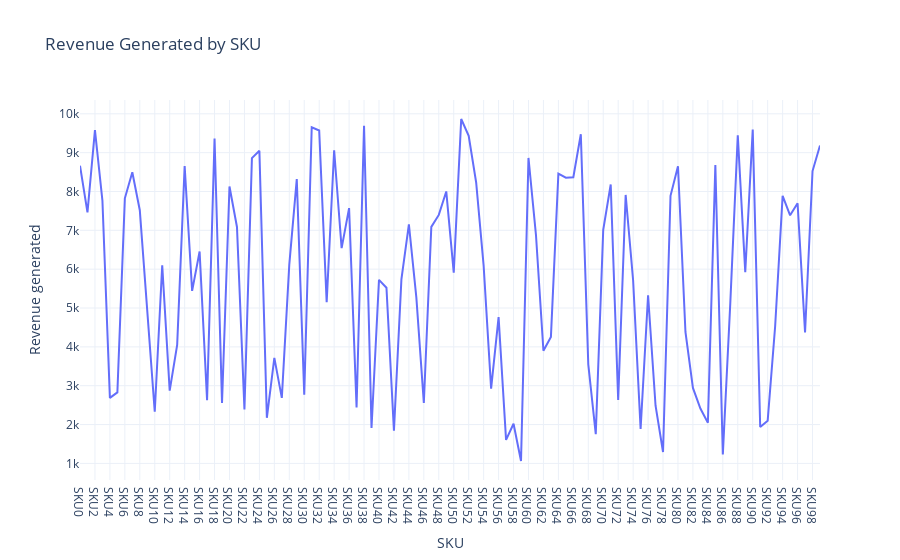

The code cell stored with this chart in its notebook:
### Markdown cell above
So the company is using three cariers for transpotation, and carier B help the company in generating more revenue

there's a column in the dataset as SKUs. you must have heared it for the very firs time. so, SKU stands for Stock Keeping Unit. they're like 
special codes that helps company keeps track of all the differeny things they have for sale. imagin you have a large toy store with lot's of toys. 
Each toy is diffrent and has its name and price. but when you want to how many you have left you nedd a way to identify them. so you give each toy a 
unique code, like a secret number only the store knows. this secret number is called SKU.


# Let's analyze the revenue genrated by each SKU:

### Code cell
revenue_chart = px.line(data, x='SKU',
                        y='Revenue generated',
                        title='Revenue Generated by SKU')
revenue_chart.show()

### Figure 1 — Plotly figure (JSON) as saved in the notebook; plotly's stock layout.template omitted (floating-point values rounded to 4 significant figures)
{"data": [{"hovertemplate": "SKU=%{x}<br>Revenue generated=%{y}<extra></extra>", "legendgroup": "", "line": {"color": "#636efa", "dash": "solid"}, "marker": {"symbol": "circle"}, "mode": "lines", "name": "", "orientation": "v", "showlegend": false, "type": "scatter", "x": ["SKU0", "SKU1", "SKU2", "SKU3", "SKU4", "SKU5", "SKU6", "SKU7", "SKU8", "SKU9", "SKU10", "SKU11", "SKU12", "SKU13", "SKU14", "SKU15", "SKU16", "SKU17", "SKU18", "SKU19", "SKU20", "SKU21", "SKU22", "SKU23", "SKU24", "SKU25", "SKU26", "SKU27", "SKU28", "SKU29", "SKU30", "SKU31", "SKU32", "SKU33", "SKU34", "SKU35", "SKU36", "SKU37", "SKU38", "SKU39", "SKU40", "SKU41", "SKU42", "SKU43", "SKU44", "SKU45", "SKU46", "SKU47", "SKU48", "SKU49", "SKU50", "SKU51", "SKU52", "SKU53", "SKU54", "SKU55", "SKU56", "SKU57", "SKU58", "SKU59", "SKU60", "SKU61", "SKU62", "SKU63", "SKU64", "SKU65", "SKU66", "SKU67", "SKU68", "SKU69", "SKU70", "SKU71", "SKU72", "SKU73", "SKU74", "SKU75", "SKU76", "SKU77", "SKU78", "SKU79", "SKU80", "SKU81", "SKU82", "SKU83", "SKU84", "SKU85", "SKU86", "SKU87", "SKU88", "SKU89", "SKU90", "SKU91", "SKU92", "SKU93", "SKU94", "SKU95", "SKU96", "SKU97", "SKU98", "SKU99"], "xaxis": "x", "y": [8662.0, 7461.0, 9578.0, 7767.0, 2687.0, 2828.0, 7823.0, 8496.0, 7517.0, 4971.0, 2331.0, 6100.0, 2874.0, 4053.0, 8654.0, 5442.0, 6454.0, 2629.0, 9365.0, 2553.0, 8128.0, 7087.0, 2391.0, 8858.0, 9049.0, 2175.0, 3716.0, 2686.0, 6117.0, 8319.0, 2766.0, 9655.0, 9572.0, 5150.0, 9062.0, 6541.0, 7573.0, 2438.0, 9692.0, 1912.0, 5725.0, 5521.0, 1840.0, 5737.0, 7152.0, 5268.0, 2557.0, 7089.0, 7397.0, 8002.0, 5911.0, 9866.0, 9436.0, 8232.0, 6088.0, 2926.0, 4767.0, 1606.0, 2021.0, 1062.0, 8864.0, 6886.0, 3900.0, 4257.0, 8459.0, 8355.0, 8368.0, 9474.0, 3550.0, 1752.0, 7015.0, 8180.0, 2633.0, 7911.0, 5710.0, 1889.0, 5328.0, 2484.0, 1292.0, 7889.0, 8652.0, 4384.0, 2943.0, 2412.0, 2048.0, 8685.0, 1230.0, 5134.0, 9445.0, 5925.0, 9593.0, 1935.0, 2100.0, 4531.0, 7888.0, 7386.0, 7698.0, 4371.0, 8526.0, 9185.0], "yaxis": "y"}], "layout": {"autosize": true, "legend": {"tracegroupgap": 0}, "title": {"text": "Revenue Generated by SKU"}, "xaxis": {"anchor": "y", "autorange": true, "domain": [0, 1], "range": [0, 99], "title": {"text": "SKU"}, "type": "category"}, "yaxis": {"anchor": "x", "autorange": true, "domain": [0, 1], "range": [572.5, 10360.0], "title": {"text": "Revenue generated"}, "type": "linear"}}}
